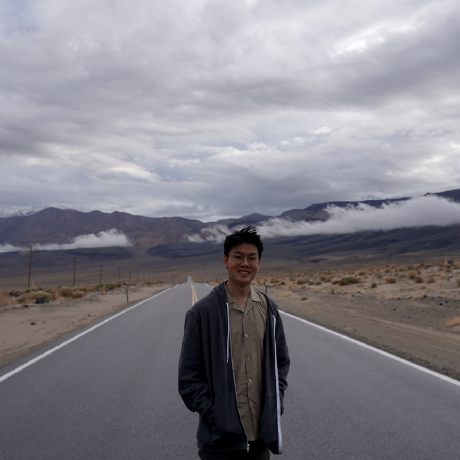
#> input picture Joel/44794609.png, 460 x 460 px
$ python img2oled.py
#> lines starting #> are read from the running program, lines starting #| are printed output that depends on the picture; after the words box and inside, x2 and y2 are one past the last pixel; in counts of white or black regions, pixels touching at a corner belong together
# Run on the PC: converts a photo to a 1-bit MONO_HLSB bitmap for the 128x64 SSD1306 OLED
import sys
from PIL import Image, ImageOps

src = sys.argv[1] if len(sys.argv) > 1 else "44794609.png"
out = sys.argv[2] if len(sys.argv) > 2 else "photo.bin"
SIZE = 64  # square photo fits the full screen height
CROP = (165, 215, 305, 355)  # (left, top, right, bottom): Joel's head and shoulders
THRESHOLD = 70  # plain threshold; dithering turns the grey sky/road into noise

img = Image.open(src).convert("L")
if CROP:
    img = img.crop(CROP)
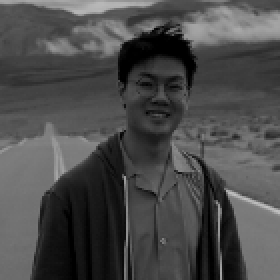
#> img: PIL image 140x140 L (shown 2 times larger); min 0, max 193, mean 74.8
img = ImageOps.fit(img, (SIZE, SIZE), Image.LANCZOS)
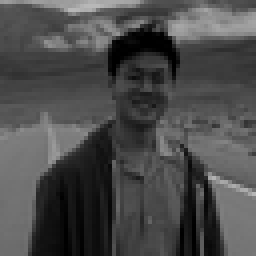
#> img: PIL image 64x64 L (shown 4 times larger); min 0, max 184, mean 74.8
img = ImageOps.autocontrast(img, cutoff=2)
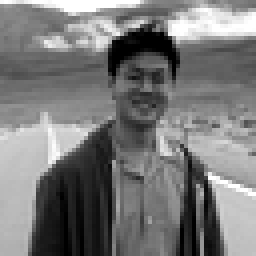
#> img: PIL image 64x64 L (shown 4 times larger); min 0, max 255, mean 120.8
img = img.point(lambda p: 255 if p > THRESHOLD else 0).convert("1")
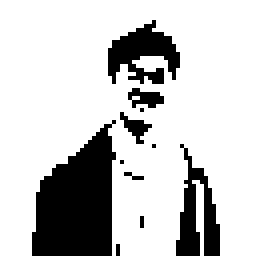
#> img: PIL image 64x64 1 (shown 4 times larger); 78.6% white; 11 black regions (6 under 20 px), largest, box (x1, y1, x2, y2) and area: (8, 30, 29, 64) 492, (27, 5, 45, 21) 161, (44, 36, 55, 64) 154, (32, 22, 41, 27) 28, (30, 28, 38, 36) 26

with open(out, "wb") as f:
    f.write(img.tobytes())
print(f"Wrote {out}: {SIZE}x{SIZE}, {SIZE * SIZE // 8} bytes")
